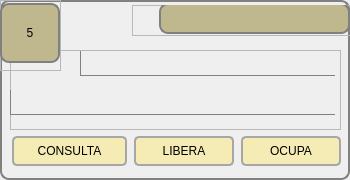
        <widget class="QGroupBox" name="groupBox_6">
         <property name="minimumSize">
          <size>
           <width>350</width>
           <height>180</height>
          </size>
         </property>
         <property name="maximumSize">
          <size>
           <width>350</width>
           <height>180</height>
          </size>
         </property>
         <property name="styleSheet">
          <string notr="true">QPushButton{
	border: 2px solid;
    border-radius: 5px;
	border-color: rgb(166, 166, 166);
	font: 11pt &quot;Arial&quot;; 
	background-color: rgb(245, 235, 181);		
}

QPushButton::hover{
    border: 1px solid gray;
    border-radius: 6px;
	font: Bold 11pt &quot;Arial&quot;; 
	background-color:rgb(191, 183, 141);		
}

QGroupBox{
    background-color: qlineargradient(x1: 0, y1: 0, x2: 0, y2: 1,
                                      stop: 0 #E0E0E0, stop: 1 #FFFFFF);
    border: 2px solid gray;
    border-radius: 9px;
    margin-top: 1ex; /* leave space at the top for the title */
}</string>
         </property>
         <property name="title">
          <string/>
         </property>
         <widget class="QWidget" name="layoutWidget_6">
          <property name="geometry">
           <rect>
            <x>11</x>
            <y>135</y>
            <width>331</width>
            <height>32</height>
           </rect>
          </property>
          <layout class="QHBoxLayout" name="horizontalLayout_7">
           <item>
            <widget class="QPushButton" name="btn_consulta_5">
             <property name="minimumSize">
              <size>
               <width>115</width>
               <height>30</height>
              </size>
             </property>
             <property name="maximumSize">
              <size>
               <width>105</width>
               <height>30</height>
              </size>
             </property>
             <property name="text">
              <string>CONSULTA</string>
             </property>
            </widget>
           </item>
           <item>
            <widget class="QPushButton" name="btn_libera_5">
             <property name="minimumSize">
              <size>
               <width>100</width>
               <height>30</height>
              </size>
             </property>
             <property name="maximumSize">
              <size>
               <width>100</width>
               <height>30</height>
              </size>
             </property>
             <property name="text">
              <string>LIBERA</string>
             </property>
            </widget>
           </item>
           <item>
            <widget class="QPushButton" name="btn_ocupa_5">
             <property name="minimumSize">
              <size>
               <width>100</width>
               <height>30</height>
              </size>
             </property>
             <property name="maximumSize">
              <size>
               <width>100</width>
               <height>30</height>
              </size>
             </property>
             <property name="text">
              <string>OCUPA</string>
             </property>
            </widget>
           </item>
          </layout>
         </widget>
         <widget class="QFrame" name="frame_15">
          <property name="geometry">
           <rect>
            <x>10</x>
            <y>50</y>
            <width>331</width>
            <height>80</height>
           </rect>
          </property>
          <property name="styleSheet">
           <string notr="true">QLabel{
	border: 1px solid;
	border-right-color: transparent;
	border-top-color: transparent;
	border-left-color: gray;
	border-bottom-color: gray;
	font: Bold Italic 12pt &quot;Courier&quot;;

}
</string>
          </property>
          <property name="frameShape">
           <enum>QFrame::StyledPanel</enum>
          </property>
          <property name="frameShadow">
           <enum>QFrame::Raised</enum>
          </property>
          <widget class="QLabel" name="lbl_referencia_5">
           <property name="geometry">
            <rect>
             <x>0</x>
             <y>40</y>
             <width>325</width>
             <height>25</height>
            </rect>
           </property>
           <property name="text">
            <string/>
           </property>
          </widget>
          <widget class="QLabel" name="lbl_ocupa_libera_5">
           <property name="geometry">
            <rect>
             <x>70</x>
             <y>1</y>
             <width>255</width>
             <height>25</height>
            </rect>
           </property>
           <property name="text">
            <string/>
           </property>
          </widget>
         </widget>
         <widget class="QFrame" name="frame_16">
          <property name="geometry">
           <rect>
            <x>132</x>
            <y>5</y>
            <width>221</width>
            <height>31</height>
           </rect>
          </property>
          <property name="styleSheet">
           <string notr="true">QLabel{
    border: 2px solid gray;
    border-radius: 9px;
	font: Bold 15pt &quot;Arial&quot;; 
	background-color: rgb(191, 183, 141);	
}
</string>
          </property>
          <property name="frameShape">
           <enum>QFrame::StyledPanel</enum>
          </property>
          <property name="frameShadow">
           <enum>QFrame::Raised</enum>
          </property>
          <widget class="QLabel" name="lbl_estado_5">
           <property name="geometry">
            <rect>
             <x>27</x>
             <y>-2</y>
             <width>191</width>
             <height>31</height>
            </rect>
           </property>
           <property name="text">
            <string/>
           </property>
           <property name="alignment">
            <set>Qt::AlignCenter</set>
           </property>
          </widget>
         </widget>
         <widget class="QFrame" name="frame_17">
          <property name="geometry">
           <rect>
            <x>0</x>
            <y>0</y>
            <width>61</width>
            <height>71</height>
           </rect>
          </property>
          <property name="styleSheet">
           <string notr="true">QLabel{
    border: 2px solid gray;
    border-radius: 9px;
	font: Bold 25pt &quot;Arial&quot;; 
	background-color: rgb(191, 183, 141);	
}
</string>
          </property>
          <property name="frameShape">
           <enum>QFrame::StyledPanel</enum>
          </property>
          <property name="frameShadow">
           <enum>QFrame::Raised</enum>
          </property>
          <widget class="QLabel" name="label_5">
           <property name="geometry">
            <rect>
             <x>0</x>
             <y>3</y>
             <width>60</width>
             <height>60</height>
            </rect>
           </property>
           <property name="text">
            <string>5</string>
           </property>
           <property name="alignment">
            <set>Qt::AlignCenter</set>
           </property>
          </widget>
         </widget>
        </widget>
